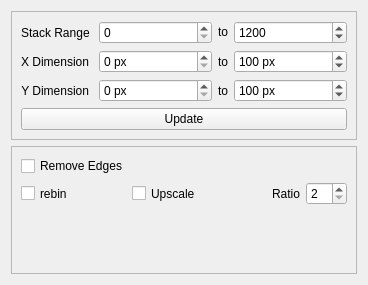
         <widget class="QWidget" name="page">
          <property name="geometry">
           <rect>
            <x>0</x>
            <y>0</y>
            <width>368</width>
            <height>285</height>
           </rect>
          </property>
          <attribute name="label">
           <string>Adjust Image Dimensions</string>
          </attribute>
          <layout class="QGridLayout" name="gridLayout_21">
           <item row="0" column="0">
            <widget class="QFrame" name="frame_7">
             <property name="sizePolicy">
              <sizepolicy hsizetype="Minimum" vsizetype="Preferred">
               <horstretch>0</horstretch>
               <verstretch>0</verstretch>
              </sizepolicy>
             </property>
             <property name="styleSheet">
              <string notr="true"/>
             </property>
             <property name="frameShape">
              <enum>QFrame::StyledPanel</enum>
             </property>
             <property name="frameShadow">
              <enum>QFrame::Raised</enum>
             </property>
             <layout class="QGridLayout" name="gridLayout_30">
              <item row="0" column="0">
               <layout class="QGridLayout" name="gridLayout_17">
                <property name="sizeConstraint">
                 <enum>QLayout::SetMinimumSize</enum>
                </property>
                <item row="0" column="1">
                 <widget class="QSpinBox" name="sb_zrange1">
                  <property name="sizePolicy">
                   <sizepolicy hsizetype="Preferred" vsizetype="Fixed">
                    <horstretch>0</horstretch>
                    <verstretch>0</verstretch>
                   </sizepolicy>
                  </property>
                  <property name="minimum">
                   <number>0</number>
                  </property>
                  <property name="maximum">
                   <number>500</number>
                  </property>
                  <property name="value">
                   <number>0</number>
                  </property>
                  <property name="displayIntegerBase">
                   <number>10</number>
                  </property>
                 </widget>
                </item>
                <item row="0" column="3">
                 <widget class="QSpinBox" name="sb_zrange2">
                  <property name="sizePolicy">
                   <sizepolicy hsizetype="Preferred" vsizetype="Fixed">
                    <horstretch>0</horstretch>
                    <verstretch>0</verstretch>
                   </sizepolicy>
                  </property>
                  <property name="minimum">
                   <number>1</number>
                  </property>
                  <property name="maximum">
                   <number>5000</number>
                  </property>
                  <property name="value">
                   <number>1200</number>
                  </property>
                  <property name="displayIntegerBase">
                   <number>10</number>
                  </property>
                 </widget>
                </item>
                <item row="2" column="3">
                 <widget class="QSpinBox" name="sb_yrange2">
                  <property name="sizePolicy">
                   <sizepolicy hsizetype="Preferred" vsizetype="Fixed">
                    <horstretch>0</horstretch>
                    <verstretch>0</verstretch>
                   </sizepolicy>
                  </property>
                  <property name="readOnly">
                   <bool>false</bool>
                  </property>
                  <property name="suffix">
                   <string> px</string>
                  </property>
                  <property name="minimum">
                   <number>1</number>
                  </property>
                  <property name="maximum">
                   <number>10000</number>
                  </property>
                  <property name="value">
                   <number>100</number>
                  </property>
                 </widget>
                </item>
                <item row="1" column="3">
                 <widget class="QSpinBox" name="sb_xrange2">
                  <property name="sizePolicy">
                   <sizepolicy hsizetype="Preferred" vsizetype="Fixed">
                    <horstretch>0</horstretch>
                    <verstretch>0</verstretch>
                   </sizepolicy>
                  </property>
                  <property name="readOnly">
                   <bool>false</bool>
                  </property>
                  <property name="suffix">
                   <string> px</string>
                  </property>
                  <property name="minimum">
                   <number>1</number>
                  </property>
                  <property name="maximum">
                   <number>10000</number>
                  </property>
                  <property name="value">
                   <number>100</number>
                  </property>
                 </widget>
                </item>
                <item row="1" column="1">
                 <widget class="QSpinBox" name="sb_xrange1">
                  <property name="sizePolicy">
                   <sizepolicy hsizetype="Preferred" vsizetype="Fixed">
                    <horstretch>0</horstretch>
                    <verstretch>0</verstretch>
                   </sizepolicy>
                  </property>
                  <property name="readOnly">
                   <bool>false</bool>
                  </property>
                  <property name="suffix">
                   <string> px</string>
                  </property>
                  <property name="minimum">
                   <number>0</number>
                  </property>
                  <property name="maximum">
                   <number>10000</number>
                  </property>
                  <property name="value">
                   <number>0</number>
                  </property>
                 </widget>
                </item>
                <item row="2" column="0">
                 <widget class="QLabel" name="label_15">
                  <property name="sizePolicy">
                   <sizepolicy hsizetype="Fixed" vsizetype="Preferred">
                    <horstretch>0</horstretch>
                    <verstretch>0</verstretch>
                   </sizepolicy>
                  </property>
                  <property name="text">
                   <string>Y Dimension</string>
                  </property>
                  <property name="alignment">
                   <set>Qt::AlignRight|Qt::AlignTrailing|Qt::AlignVCenter</set>
                  </property>
                 </widget>
                </item>
                <item row="2" column="1">
                 <widget class="QSpinBox" name="sb_yrange1">
                  <property name="sizePolicy">
                   <sizepolicy hsizetype="Preferred" vsizetype="Fixed">
                    <horstretch>0</horstretch>
                    <verstretch>0</verstretch>
                   </sizepolicy>
                  </property>
                  <property name="readOnly">
                   <bool>false</bool>
                  </property>
                  <property name="suffix">
                   <string> px</string>
                  </property>
                  <property name="minimum">
                   <number>0</number>
                  </property>
                  <property name="maximum">
                   <number>10000</number>
                  </property>
                  <property name="value">
                   <number>0</number>
                  </property>
                 </widget>
                </item>
                <item row="1" column="0">
                 <widget class="QLabel" name="label_19">
                  <property name="sizePolicy">
                   <sizepolicy hsizetype="Fixed" vsizetype="Preferred">
                    <horstretch>0</horstretch>
                    <verstretch>0</verstretch>
                   </sizepolicy>
                  </property>
                  <property name="text">
                   <string>X Dimension</string>
                  </property>
                  <property name="alignment">
                   <set>Qt::AlignRight|Qt::AlignTrailing|Qt::AlignVCenter</set>
                  </property>
                 </widget>
                </item>
                <item row="0" column="0">
                 <widget class="QLabel" name="label_20">
                  <property name="sizePolicy">
                   <sizepolicy hsizetype="Fixed" vsizetype="Preferred">
                    <horstretch>0</horstretch>
                    <verstretch>0</verstretch>
                   </sizepolicy>
                  </property>
                  <property name="text">
                   <string>Stack Range </string>
                  </property>
                  <property name="alignment">
                   <set>Qt::AlignRight|Qt::AlignTrailing|Qt::AlignVCenter</set>
                  </property>
                 </widget>
                </item>
                <item row="2" column="2">
                 <widget class="QLabel" name="label_9">
                  <property name="sizePolicy">
                   <sizepolicy hsizetype="Fixed" vsizetype="Preferred">
                    <horstretch>0</horstretch>
                    <verstretch>0</verstretch>
                   </sizepolicy>
                  </property>
                  <property name="text">
                   <string>to</string>
                  </property>
                  <property name="alignment">
                   <set>Qt::AlignCenter</set>
                  </property>
                 </widget>
                </item>
                <item row="1" column="2">
                 <widget class="QLabel" name="label_5">
                  <property name="sizePolicy">
                   <sizepolicy hsizetype="Ignored" vsizetype="Preferred">
                    <horstretch>0</horstretch>
                    <verstretch>0</verstretch>
                   </sizepolicy>
                  </property>
                  <property name="text">
                   <string>to</string>
                  </property>
                  <property name="alignment">
                   <set>Qt::AlignCenter</set>
                  </property>
                 </widget>
                </item>
                <item row="0" column="2">
                 <widget class="QLabel" name="label_22">
                  <property name="sizePolicy">
                   <sizepolicy hsizetype="Ignored" vsizetype="Fixed">
                    <horstretch>0</horstretch>
                    <verstretch>0</verstretch>
                   </sizepolicy>
                  </property>
                  <property name="text">
                   <string>to</string>
                  </property>
                  <property name="alignment">
                   <set>Qt::AlignCenter</set>
                  </property>
                 </widget>
                </item>
               </layout>
              </item>
              <item row="1" column="0">
               <widget class="QPushButton" name="pb_crop">
                <property name="sizePolicy">
                 <sizepolicy hsizetype="Preferred" vsizetype="Fixed">
                  <horstretch>0</horstretch>
                  <verstretch>0</verstretch>
                 </sizepolicy>
                </property>
                <property name="toolTip">
                 <string>Adjust the dimensions of the image</string>
                </property>
                <property name="styleSheet">
                 <string notr="true"/>
                </property>
                <property name="text">
                 <string>Update</string>
                </property>
               </widget>
              </item>
             </layout>
            </widget>
           </item>
           <item row="1" column="0">
            <widget class="QFrame" name="frame_6">
             <property name="sizePolicy">
              <sizepolicy hsizetype="Preferred" vsizetype="Preferred">
               <horstretch>0</horstretch>
               <verstretch>0</verstretch>
              </sizepolicy>
             </property>
             <property name="frameShape">
              <enum>QFrame::StyledPanel</enum>
             </property>
             <property name="frameShadow">
              <enum>QFrame::Raised</enum>
             </property>
             <layout class="QGridLayout" name="gridLayout_22">
              <item row="0" column="0">
               <layout class="QGridLayout" name="gridLayout_14">
                <item row="0" column="0">
                 <widget class="QCheckBox" name="cb_remove_edges">
                  <property name="sizePolicy">
                   <sizepolicy hsizetype="Preferred" vsizetype="Preferred">
                    <horstretch>0</horstretch>
                    <verstretch>0</verstretch>
                   </sizepolicy>
                  </property>
                  <property name="toolTip">
                   <string>Removes one column/row from all four edges</string>
                  </property>
                  <property name="text">
                   <string>Remove Edges</string>
                  </property>
                 </widget>
                </item>
                <item row="1" column="0">
                 <layout class="QHBoxLayout" name="horizontalLayout_12">
                  <item>
                   <widget class="QCheckBox" name="cb_rebin">
                    <property name="enabled">
                     <bool>true</bool>
                    </property>
                    <property name="sizePolicy">
                     <sizepolicy hsizetype="Preferred" vsizetype="Preferred">
                      <horstretch>0</horstretch>
                      <verstretch>0</verstretch>
                     </sizepolicy>
                    </property>
                    <property name="text">
                     <string>rebin</string>
                    </property>
                   </widget>
                  </item>
                  <item>
                   <widget class="QCheckBox" name="cb_upscale">
                    <property name="enabled">
                     <bool>true</bool>
                    </property>
                    <property name="sizePolicy">
                     <sizepolicy hsizetype="Preferred" vsizetype="Preferred">
                      <horstretch>0</horstretch>
                      <verstretch>0</verstretch>
                     </sizepolicy>
                    </property>
                    <property name="text">
                     <string>Upscale</string>
                    </property>
                   </widget>
                  </item>
                  <item>
                   <layout class="QHBoxLayout" name="horizontalLayout">
                    <item>
                     <widget class="QLabel" name="label_12">
                      <property name="text">
                       <string>Ratio</string>
                      </property>
                      <property name="alignment">
                       <set>Qt::AlignRight|Qt::AlignTrailing|Qt::AlignVCenter</set>
                      </property>
                     </widget>
                    </item>
                    <item>
                     <widget class="QSpinBox" name="sb_scaling_factor">
                      <property name="enabled">
                       <bool>true</bool>
                      </property>
                      <property name="sizePolicy">
                       <sizepolicy hsizetype="Fixed" vsizetype="Fixed">
                        <horstretch>0</horstretch>
                        <verstretch>0</verstretch>
                       </sizepolicy>
                      </property>
                      <property name="styleSheet">
                       <string notr="true">font: 10pt &quot;MS Shell Dlg 2&quot;;</string>
                      </property>
                      <property name="minimum">
                       <number>2</number>
                      </property>
                      <property name="maximum">
                       <number>16</number>
                      </property>
                      <property name="singleStep">
                       <number>2</number>
                      </property>
                      <property name="value">
                       <number>2</number>
                      </property>
                     </widget>
                    </item>
                   </layout>
                  </item>
                 </layout>
                </item>
               </layout>
              </item>
              <item row="1" column="0">
               <spacer name="verticalSpacer_3">
                <property name="orientation">
                 <enum>Qt::Vertical</enum>
                </property>
                <property name="sizeHint" stdset="0">
                 <size>
                  <width>20</width>
                  <height>40</height>
                 </size>
                </property>
               </spacer>
              </item>
             </layout>
            </widget>
           </item>
          </layout>
         </widget>
